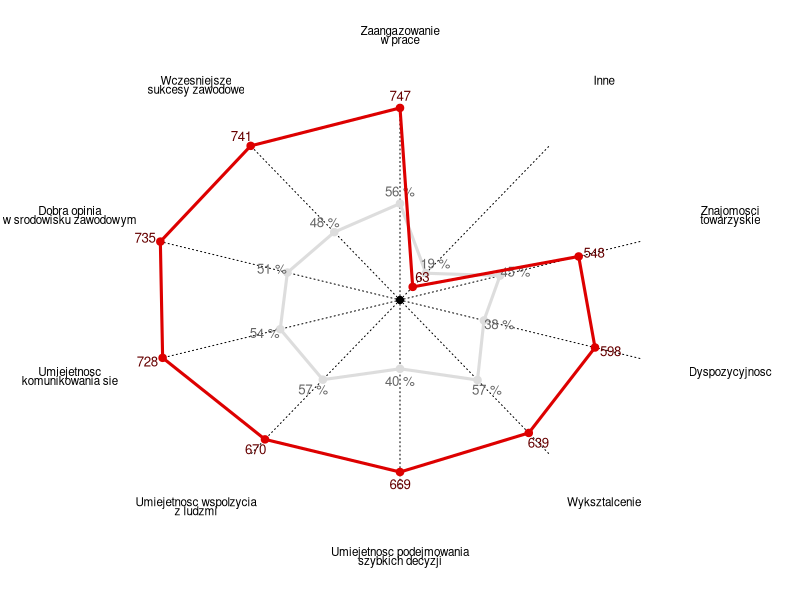
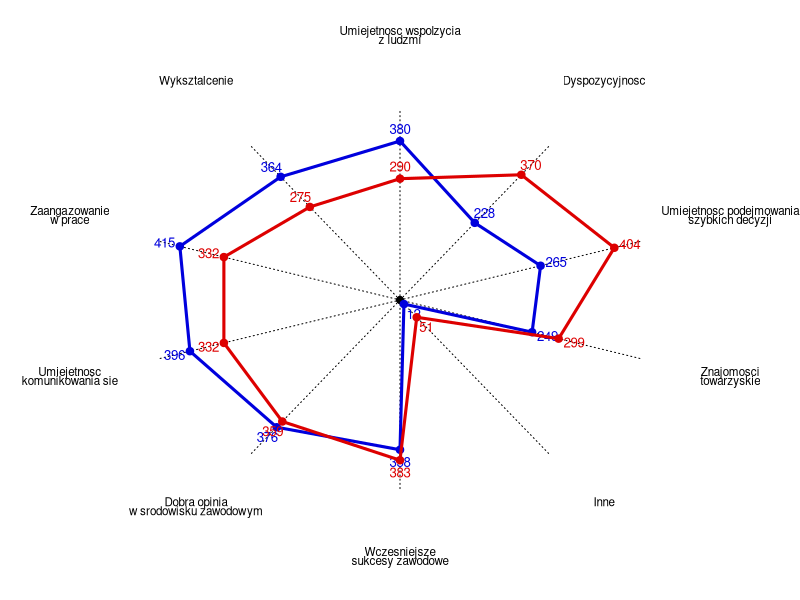
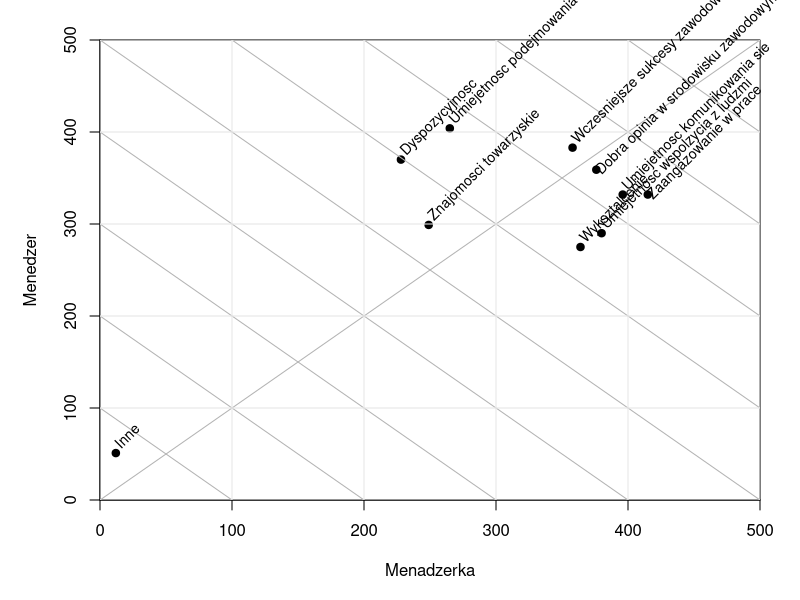

These figures' R source, in order:
# http://www.egospodarka.pl/73883,Kobieta-menedzer-ma-mniejsze-szanse-na-awans,1,39,1.html


dane <- matrix(c(12, 51,
415, 332,
228, 370,
364, 275,
249, 299,
265, 404,
358, 383,
380, 290,
396, 332, 
376, 359), 10,2,byrow=T)
nazwy <- c("Inne", "Zaangazowanie w prace", "Dyspozycyjnosc", "Wyksztalcenie", "Znajomosci towarzyskie", "Umiejetnosc podejmowania szybkich decyzji", "Wczesniejsze sukcesy zawodowe", "Umiejetnosc wspolzycia z ludzmi", "Umiejetnosc komunikowania sie", "Dobra opinia w srodowisku zawodowym")
nazwy2 <- sapply(nazwy, function(n) {
   tmp <- strsplit(n, split=" ")[[1]]
   c(paste(tmp[1:(length(tmp)/2)],collapse=" "),
     paste(tmp[-(1:(length(tmp)/2))],collapse=" "))
})

kol <- order(rowSums(dane))
nazwy <- nazwy[kol]
nazwy2 <- nazwy2[,kol]
dane <- dane[kol,]


# radar


grup <- nrow(dane)
x <- sin(2*pi*(1:grup)/grup)
y <- cos(2*pi*(1:grup)/grup)

plotPath <- function (wsp, labs, col="#dddddd", col2=col, pch=19, lwd=3, cex=0.8,adj=c(0.5,0.5)) {
  inds <- c(seq_along(wsp),1)
  lines((x*wsp)[inds],(y*wsp)[inds], col=col, lwd=lwd)
  points(x*wsp,y*wsp, col=col, pch=pch)
  text(x*(wsp+0.07),y*(wsp+0.07), labs, adj=adj, cex=cex,col=col2)
}
plotSpider <-function(nazwy,skala=c(0,0.5,1), skala2=1.1, skala3=1.5, cex=1, cex2=0.7, pch=19) {
  for (i in seq_along(skala)) 
    points(x*skala[i],y*skala[i],pch=pch,cex=cex)
  for (i in 1:grup) 
     lines(c(0,skala2*x[i]), c(0,skala2*y[i]),lty=3)
  for (i in 1:grup) {
     text(skala3*x[i], skala3*y[i], nazwy[1,i], adj=c(0.5,-0.5), cex=cex2)
     text(skala3*x[i], skala3*y[i], nazwy[2,i], adj=c(0.5,0.5), cex=cex2)
  }
}

par(mar=c(0,0,0,0))
plot(c(-1.6,1.6),c(-1.6,1.6), xlab="",ylab="",bty="n",type="n",xaxt="n",yaxt="n")
plotSpider(nazwy2,cex=0.8,skala=0)
# udzial kobiet
wsp <- dane[,1]/rowSums(dane)
plotPath(wsp, paste(round(wsp*100),"%"),col="#dddddd", col2="#666666")
wsp2 <- rowSums(dane)/(2.2*mean(dane))
plotPath(wsp2, rowSums(dane), col="#dd0000",col2="#660000")


kol <- order(dane[,1] - dane[,2])
nazwy <- nazwy[kol]
nazwy2 <- nazwy2[,kol]
dane <- dane[kol,]

par(mar=c(0,0,0,0))
plot(c(-1.6,1.6),c(-1.6,1.6), xlab="",ylab="",bty="n",type="n",xaxt="n",yaxt="n")
plotSpider(nazwy2,cex=0.8,skala=0)
# udzial kobiet
wsp <- dane[,1]/max(dane)
plotPath(wsp, dane[,1],col="#0000dd")
wsp2 <- dane[,2]/max(dane)
plotPath(wsp2, dane[,2],col="#dd0000")




library(Cairo)

CairoSVG("menedzer.svg",8,8)
par(xaxs="i", yaxs="i",mar=c(5,5,2,2))
plot(dane[,1], dane[,2], xlim=c(0,500), ylim=c(0,500), pch=19, xlab="Menadzerka", ylab="Menedzer")
abline(0,1, col="grey70")
for (i in seq(0,1000,100))
   abline(i,-1, col="grey70")

abline(h=seq(0,500,100), col="grey90")
abline(v=seq(0,500,100), col="grey90")


korekta <- c(0,0,0,0,0,10,0,10,0,0)

par(xpd=NA)
text(dane[,1]+4, dane[,2]+4-korekta, nazwy, cex=0.85, adj=c(0,0), srt=45)
par(xpd=T)
dev.off()
